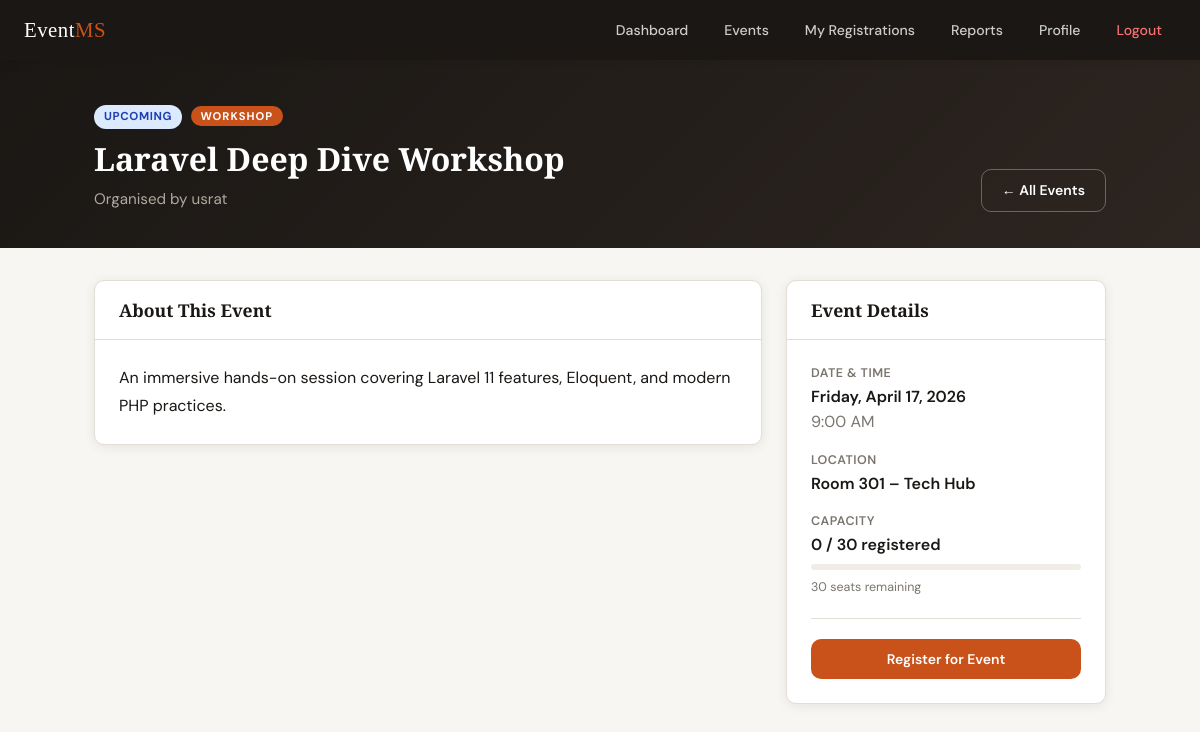
The page /view_event.php?id=1 (signed in) on the database its author committed.
### tables this page shows
CREATE TABLE `events` (
  `id`          INT(11)      NOT NULL AUTO_INCREMENT,
  `organizer_id` INT(11)     NOT NULL,
  `title`       VARCHAR(160) NOT NULL,
  `type`        ENUM('seminar','workshop','meeting','conference','webinar','other') NOT NULL DEFAULT 'seminar',
  `description` TEXT         DEFAULT NULL,
  `location`    VARCHAR(255) DEFAULT NULL,
  `event_date`  DATE         NOT NULL,
  `event_time`  TIME         NOT NULL,
  `capacity`    INT(6)       NOT NULL DEFAULT 50,
  `status`      ENUM('upcoming','ongoing','completed','cancelled') NOT NULL DEFAULT 'upcoming',
  `created_at`  TIMESTAMP    NOT NULL DEFAULT CURRENT_TIMESTAMP,
  PRIMARY KEY (`id`),
  KEY `fk_events_organizer` (`organizer_id`),
  CONSTRAINT `fk_events_organizer` FOREIGN KEY (`organizer_id`) REFERENCES `users` (`id`) ON DELETE CASCADE
);

CREATE TABLE `users` (
  `id`         INT(11)      NOT NULL AUTO_INCREMENT,
  `username`   VARCHAR(60)  NOT NULL,
  `email`      VARCHAR(120) NOT NULL,
  `password`   VARCHAR(255) NOT NULL,
  `role`       ENUM('organizer','participant') NOT NULL DEFAULT 'participant',
  `created_at` TIMESTAMP    NOT NULL DEFAULT CURRENT_TIMESTAMP,
  PRIMARY KEY (`id`),
  UNIQUE KEY `uq_email` (`email`),
  UNIQUE KEY `uq_username` (`username`)
);

### auth.php (called while the page is built, shortened)
<?php
function is_organizer(): bool { return $_SESSION['role'] === 'organizer'; }
function is_participant(): bool { return $_SESSION['role'] === 'participant'; }

### view_event.php (the view, shortened to what this page needs)
<?php
require_once 'auth.php';
require_once 'db.php';
$id  = (int)($_GET['id'] ?? 0);
$uid = current_user_id();
$stmt = $conn->prepare("
    SELECT e.*, u.username AS organizer_name,
      (SELECT COUNT(*) FROM registrations r WHERE r.event_id=e.id AND r.status='registered') AS reg_count
    FROM events e
    JOIN users u ON u.id = e.organizer_id
    WHERE e.id = ?
");
$stmt->execute([$id]);
$ev = $stmt->fetch();
$chk = $conn->prepare("SELECT id FROM registrations WHERE event_id=? AND participant_id=? AND status='registered'");
$chk->execute([$id, $uid]);
$is_registered = (bool)$chk->fetch();
$seats_left    = $ev['capacity'] - $ev['reg_count'];
?>
<!DOCTYPE html>
<html lang="en">
<head>
<link rel="stylesheet" href="style.css">
</head>
<body>
<nav class="navbar">
  <a href="dashboard.php" class="navbar-brand">Event<span>MS</span></a>
  <div class="navbar-nav">
    <a href="dashboard.php">Dashboard</a>
    <a href="events.php">Events</a>
    <?php if (is_organizer()): ?>
      <a href="create_event.php">+ New Event</a>
      <a href="my_events.php">My Events</a>
    <?php else: ?>
      <a href="my_registrations.php">My Registrations</a>
    <?php endif; ?>
    <a href="reports.php">Reports</a>
    <a href="profile.php">Profile</a>
    <a href="logout.php" style="color:#f87171;">Logout</a>
  </div>
</nav>
<div class="page-header">
  <div class="container">
    <div>
      <div style="margin-bottom:10px;">
        <span class="badge badge-<?= $ev['status'] ?>"><?= ucfirst($ev['status']) ?></span>
        &nbsp;<span style="background:var(--accent);color:#fff;font-size:.7rem;font-weight:700;text-transform:uppercase;letter-spacing:1px;padding:3px 10px;border-radius:20px;"><?= htmlspecialchars($ev['type']) ?></span>
      </div>
      <h1><?= htmlspecialchars($ev['title']) ?></h1>
      <p style="margin-top:8px;">Organised by <?= htmlspecialchars($ev['organizer_name']) ?></p>
    </div>
    <div class="flex gap-8" style="flex-wrap:wrap;">
      <a href="events.php" class="btn btn-outline" style="color:#fff;border-color:rgba(255,255,255,.3);">← All Events</a>
    </div>
  </div>
</div>
<div class="container" style="padding-bottom:48px;">
  <div style="display:grid;grid-template-columns:1fr 320px;gap:24px;align-items:start;">
    <div>
      <div class="card mb-24">
        <div class="card-header"><h3>About This Event</h3></div>
        <div class="card-body">
          <p style="line-height:1.75;white-space:pre-line;"><?= nl2br(htmlspecialchars($ev['description'] ?? 'No description provided.')) ?></p>
        </div>
      </div>
    </div>
    <div>
      <div class="card">
        <div class="card-header"><h3>Event Details</h3></div>
        <div class="card-body" style="display:flex;flex-direction:column;gap:16px;">
          <div>
            <p class="text-xs text-muted fw-600" style="text-transform:uppercase;letter-spacing:.5px;">Date & Time</p>
            <p class="fw-600"><?= date('l, F j, Y', strtotime($ev['event_date'])) ?></p>
            <p class="text-muted"><?= date('g:i A', strtotime($ev['event_time'])) ?></p>
          </div>
          <?php if ($ev['location']): ?>
          <div>
            <p class="text-xs text-muted fw-600" style="text-transform:uppercase;letter-spacing:.5px;">Location</p>
            <p class="fw-600"><?= htmlspecialchars($ev['location']) ?></p>
          </div>
          <?php endif; ?>
          <div>
            <p class="text-xs text-muted fw-600" style="text-transform:uppercase;letter-spacing:.5px;">Capacity</p>
            <p class="fw-600"><?= $ev['reg_count'] ?> / <?= $ev['capacity'] ?> registered</p>
            <div style="background:var(--surface-2);border-radius:20px;height:6px;margin-top:6px;">
            </div>
            <p class="text-xs text-muted mt-8"><?= max(0,$seats_left) ?> seats remaining</p>
          </div>
          <?php if (is_participant()): ?>
            <hr class="divider" style="margin:4px 0;">
            <?php if ($is_registered): ?>
              <div class="alert alert-success" style="margin-bottom:0;">✓ You are registered for this event.</div>
              <a href="cancel_registration.php?id=<?= $id ?>"
                 class="btn btn-danger"
                 style="width:100%;justify-content:center;"
                 onclick="return confirm('Cancel your registration?')">Cancel Registration</a>
            <?php elseif ($seats_left > 0 && $ev['status'] === 'upcoming'): ?>
              <a href="register_event.php?id=<?= $id ?>"
                 class="btn btn-primary"
                 style="width:100%;justify-content:center;">Register for Event</a>
            <?php elseif ($seats_left <= 0): ?>
              <div class="alert alert-warning" style="margin-bottom:0;">This event is fully booked.</div>
            <?php else: ?>
              <div class="alert alert-info" style="margin-bottom:0;">Registration is not available for this event.</div>
            <?php endif; ?>
          <?php endif; ?>
        </div>
      </div>
    </div>
  </div>
</div>
</body>
</html>

### style.css (style rules this page uses)
:root { --bg: #f7f6f2; --surface: #ffffff; --surface-2: #f0ede6; --border: #e2ddd5; --text: #1a1714; --text-muted: #7a756e; --accent: #c9511a; --accent-dark: #a0400e; --accent-soft: #f9ede7; --blue: #1d4ed8; --green: #15803d; --green-soft: #dcfce7; --red: #b91c1c; --red-soft: #fee2e2; --yellow: #d97706; --yellow-soft: #fef3c7; --radius: 10px; --shadow: 0 2px 12px rgba(0,0,0,.08); --shadow-lg: 0 8px 32px rgba(0,0,0,.12); --transition: 0.18s ease; }
*, *::before, *::after { box-sizing: border-box; margin: 0; padding: 0; }
html { font-size: 16px; scroll-behavior: smooth; }
body { font-family: 'DM Sans', sans-serif; background: var(--bg); color: var(--text); min-height: 100vh; line-height: 1.6; }
a { color: var(--accent); text-decoration: none; transition: color var(--transition); }
h1, h2, h3 { font-family: 'Playfair Display', serif; line-height: 1.25; }
.container { max-width: 1060px; margin: 0 auto; padding: 0 24px; }
.navbar { background: var(--text); padding: 0 24px; display: flex; align-items: center; justify-content: space-between; height: 60px; position: sticky; top: 0; z-index: 100; box-shadow: var(--shadow); }
.navbar-brand { font-family: 'Playfair Display', serif; font-size: 1.3rem; color: #fff; letter-spacing: .5px; }
.navbar-brand span { color: var(--accent); }
.navbar-nav { display: flex; align-items: center; gap: 8px; }
.navbar-nav a { color: #ccc; font-size: .88rem; font-weight: 500; padding: 6px 14px; border-radius: 6px; transition: background var(--transition), color var(--transition); }
.page-header { background: linear-gradient(135deg, #1a1714 0%, #2d2520 100%); color: #fff; padding: 42px 24px 36px; margin-bottom: 32px; }
.page-header .container { display: flex; justify-content: space-between; align-items: flex-end; flex-wrap: wrap; gap: 16px; }
.page-header h1 { font-size: 2rem; color: #fff; }
.page-header p { color: #b0a99f; margin-top: 6px; font-size: .95rem; }
.card { background: var(--surface); border: 1px solid var(--border); border-radius: var(--radius); box-shadow: var(--shadow); overflow: hidden; }
.card-header { padding: 18px 24px; border-bottom: 1px solid var(--border); display: flex; align-items: center; justify-content: space-between; gap: 12px; }
.card-header h3 { font-size: 1.1rem; }
.card-body { padding: 24px; }
.btn { display: inline-flex; align-items: center; gap: 6px; font-family: 'DM Sans', sans-serif; font-size: .875rem; font-weight: 600; padding: 9px 20px; border-radius: var(--radius); border: none; cursor: pointer; transition: all var(--transition); white-space: nowrap; }
.btn-primary { background: var(--accent); color: #fff; }
.btn-outline { background: transparent; color: var(--text); border: 1.5px solid var(--border); }
.badge { display: inline-block; font-size: .72rem; font-weight: 700; text-transform: uppercase; letter-spacing: .6px; padding: 3px 10px; border-radius: 20px; }
.badge-upcoming { background: #dbeafe; color: #1e40af; }
.flex { display: flex; }
.gap-8 { gap: 8px; }
.mt-8 { margin-top: 8px; }
.mb-24 { margin-bottom: 24px; }
.text-muted { color: var(--text-muted); }
.text-xs { font-size: .78rem; }
.fw-600 { font-weight: 600; }
.divider { border: none; border-top: 1px solid var(--border); margin: 24px 0; }

### rows shown on the page
events: status "UPCOMING", type "WORKSHOP", title "Laravel Deep Dive Workshop", organizer.username "usrat", description "An immersive hands-on session covering Laravel 11 features, Eloquent, and modern PHP practices.", event_date "Friday, April 17, 2026", event_time "9:00 AM", location "Room 301 – Tech Hub", capacity "30"

### other values the page prints
$ev['reg_count'] "0"
